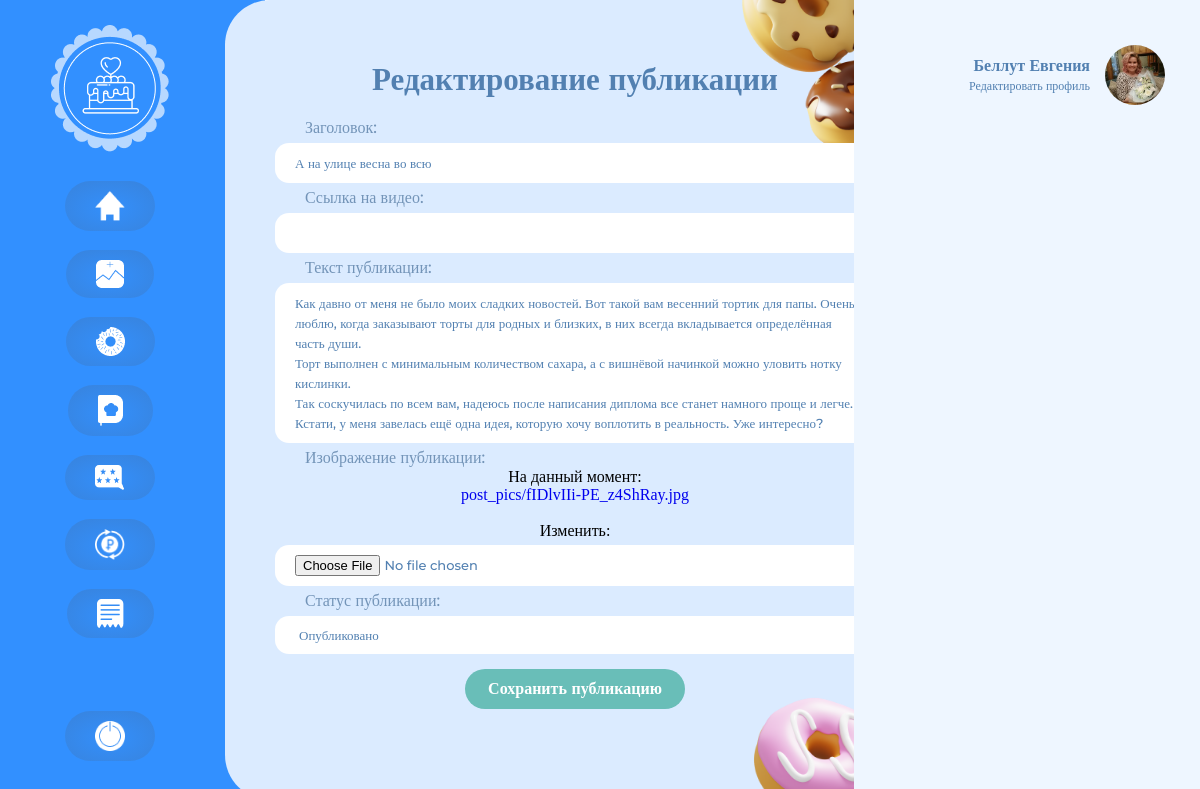
The page /profile_posts/edit/2/ (signed in) on the database its author committed.
### site_cake/models.py (models this page shows, shortened)
class CookerPost(models.Model):
    POST_STATUS = [
        ('1', 'Черновик'),
        ('2', 'Опубликовано'),
        ('3', 'На модерации'),
    ]
    cooker = models.ForeignKey(User, on_delete=models.CASCADE)
    title = models.CharField(max_length=200, unique=True)
    image_post = models.ImageField(upload_to='post_pics')
    video_url = models.URLField(blank=True, verbose_name="URL видео", help_text="URL видео")
    content = models.TextField()
    updated_on = models.DateTimeField(auto_now=True)
    created_on = models.DateTimeField(auto_now_add=True)
    status = models.CharField(choices=POST_STATUS, default='1', max_length=1)
    class Meta:
        verbose_name = 'Публикация'
        verbose_name_plural = 'Публикации'
        ordering = ['id']

class User(AbstractUser):
    first_name = models.CharField(max_length=60, null=True)
    last_name = models.CharField(max_length=60, null=True)
    email = models.EmailField(max_length=60, unique=True, blank=True, null=True, default=None)
    username = models.CharField(max_length=30, unique=True, blank=True, null=True)
    is_cooker = models.BooleanField('Статус кондитера', default=False)
    is_customer = models.BooleanField('Статус заказчика', default=False)
    is_active = models.BooleanField(default=True)
    is_superuser = models.BooleanField(default=False)
    objects = UserManager()
    class Meta:
        verbose_name = 'Пользователь'
        verbose_name_plural = 'Пользователи'

class UserProfile(models.Model):
    user = models.OneToOneField(User, on_delete=models.CASCADE)
    country = models.CharField(max_length=100, default='Россия')
    city = models.CharField(max_length=100, default='Москва')
    phone = models.CharField(max_length=11, null=True)
    description = models.TextField(null=True)
    image = models.ImageField(default='default_ava.png', upload_to='profile_pics')
    class Meta:
        verbose_name = 'Профиль'
        verbose_name_plural = 'Профили'

### site_cake/views.py (the view)
# urls.py: path('profile_posts/edit/<int:id>/', views.UpdatePostProfile, name='edit_post'),
def UpdatePostProfile(request, id):
    post = get_object_or_404(CookerPost, pk=id)
    if request.method == "POST":
        form = AddCookerPost(request.POST, instance=post)
        if form.is_valid():
            post = form.save(commit=False)
            post.cooker = request.user
            post.updated_on = timezone.now()
            post.save()
            return redirect('profile_posts')
    else:
        form = AddCookerPost(instance=post)
    return render(request, 'profile/profile_post_edit.html', {'form': form})

### site_cake/forms.py
class AddCookerPost(forms.ModelForm):
    class Meta:
        model = CookerPost
        fields = ['title', 'video_url', 'content', 'image_post', 'status']
    def __init__(self, *args, **kwargs):
        super(AddCookerPost, self).__init__(*args, **kwargs)
        self.fields['title'].label = "Заголовок"
        self.fields['video_url'].label = "Ссылка на видео"
        self.fields['video_url'].help_text = None
        self.fields['content'].label = "Текст публикации"
        self.fields['image_post'].label = "Изображение публикации"
        self.fields['status'].label = "Статус публикации"

### templates/profile/profile_post_edit.html (shortened to what this page needs)
{% extends 'profile/profile.html' %}
{% load static %}
{% block profile %}
    <div class="profile_block">
        <div class="donat_posts">
            <p class="profile_title">Редактирование публикации</p>
            <form method="POST" class="retrieve_form edit_form" enctype="multipart/form-data">
                    {{ form.as_p }}
                <button type="submit" class="save_btn">Сохранить публикацию</button>
            </form>
        </div>
    </div>
{% endblock profile %}

### templates/include/profile_aside.html
{% load static %}
<div class="profile_aside">
    <div class="profile_info_small">
        <div class="profile_info_small_text">
            <p class="profile_username">{{ user.last_name }} {{ user.first_name }}</p>
            <a href="{% url 'edit_profile' %}" class="edit_profile_link">Редактировать профиль</a>
        </div>
        <img src="{{ user.userprofile.image.url }}" class="profile_info_small_img" alt="avatar">
    </div>
</div>

### static/css/style.css (style rules this page uses)
* { margin: 0; padding: 0; }
a { cursor: pointer !important; text-decoration: none !important; }
.form-group label, .retrieve_form p label { text-align: left; font-family: 'Montserrat',serif; font-style: normal; font-weight: 500; font-size: 16px; line-height: 20px; color: #7394B8; margin-bottom: 6px; margin-left: 30px; float: left; }
.profile_block { background: #DBEBFF; border-radius: 45px 0 0 45px; height: 100vh; width: 50%; position: absolute; z-index: 2; left: 225px; padding: 0 70px 0 50px; }
.profile_title { font-family: 'Montserrat'; font-style: normal; font-weight: 700; font-size: 31px; line-height: 38px; color: #5280B1; margin-bottom: 20px; }
.profile_aside { background: #EEF6FF; height: 100vh; padding: 0 35px; position: absolute; right: 0; width: 23%; z-index: 2; }
.profile_info_small { display: flex; align-items: center; justify-content: end; margin-top: 45px; text-align: right; }
.profile_info_small_text { margin-right: 15px; }
.profile_username { font-family: 'Montserrat'; font-style: normal; font-weight: 600; font-size: 16px; line-height: 20px; color: #5280B1; }
.edit_profile_link { font-family: 'Montserrat'; font-style: normal; font-weight: 400; font-size: 12px; line-height: 0px; color: #5280B1; }
.profile_info_small_img { width: 60px; height: 60px; border-radius: 50%; object-fit: cover; }
.donat_posts { text-align: center; margin-top: 60px; }
.retrieve_form { max-width: 600px; margin: 0 auto; margin-top: 20px; }
.retrieve_form p { display: grid; max-width: 600px; }
.retrieve_form p input, .retrieve_form p select, .retrieve_form p textarea { background: #FFFFFF; border-radius: 14px; border: 0; padding: 10px 20px; margin: 5px 0; font-family: 'Montserrat'; font-style: normal; font-weight: 500; font-size: 13px; line-height: 20px; color: #5280B1; }
.edit_form p textarea { max-height: 140px; }
.retrieve_form p label { margin-bottom: 0; }
.save_btn, .delete_btn, .edit_btn { background: #69BEB8; border-radius: 25px; border: 0; padding: 10px 23px; margin-top: 10px; font-family: 'Montserrat'; font-style: normal; font-weight: 700; font-size: 16px; line-height: 20px; color: #FFFFFF; }

### rows shown on the page
CookerPost: title "А на улице весна во всю", content "Как давно от меня не было моих сладких новостей. Вот такой вам весенний тортик для папы. Очень люблю, когда заказывают торты для родных и близких, в них всегда вкладывается определённая часть души. Торт выполнен с минимальным количеством сахара, а с вишнёвой начинкой можно уловить нотку кислинки. Так соскучилась по всем вам, надеюсь после написания диплома все станет намного проще и легче. Кстати, у меня завелась ещё одна идея, которую хочу воплотить в реальность. Уже интересно?", status "Опубликовано"
User: last_name "Беллут", first_name "Евгения", userprofile.image (picture)
